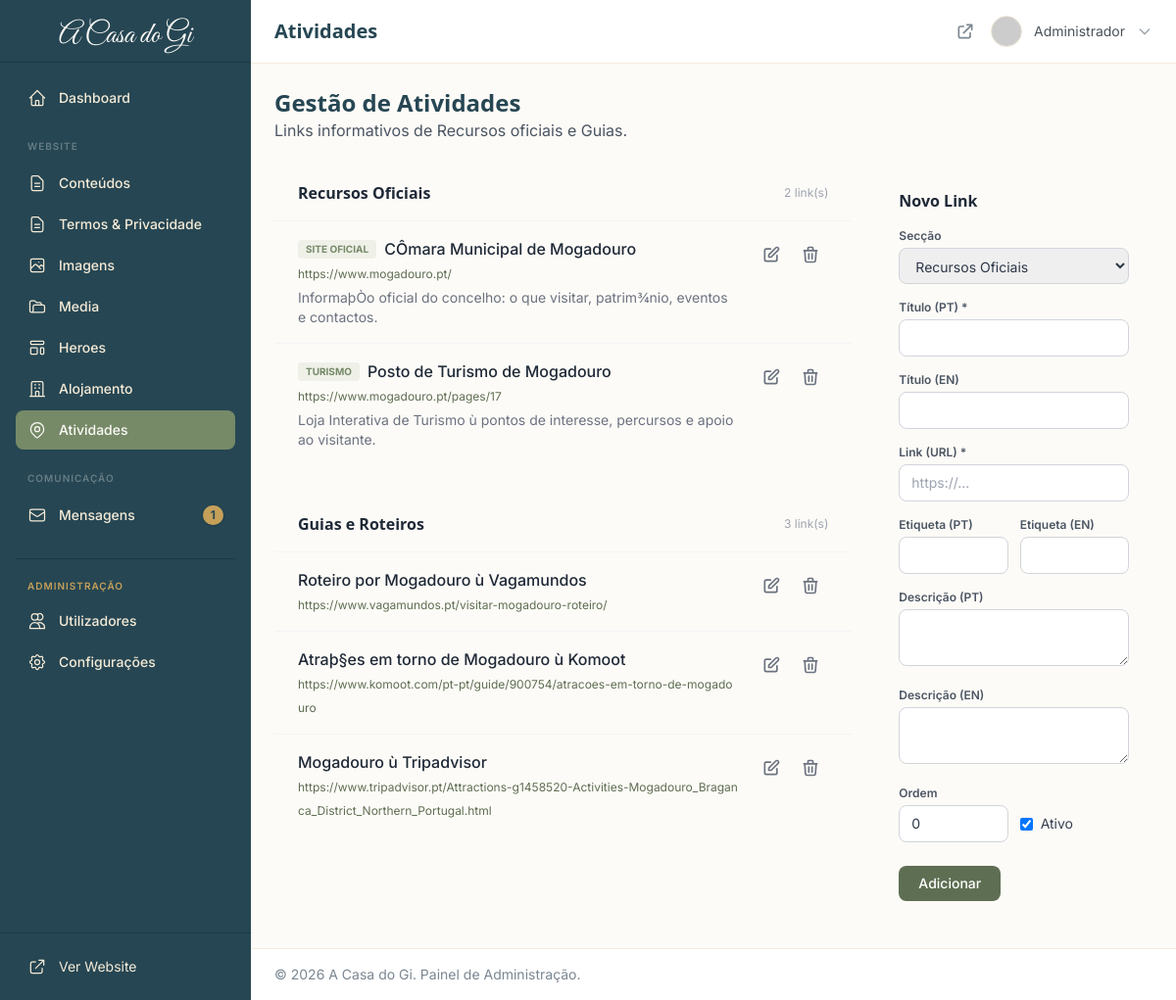
The page /admin/atividades/index.php (signed in) on the database as committed earlier.
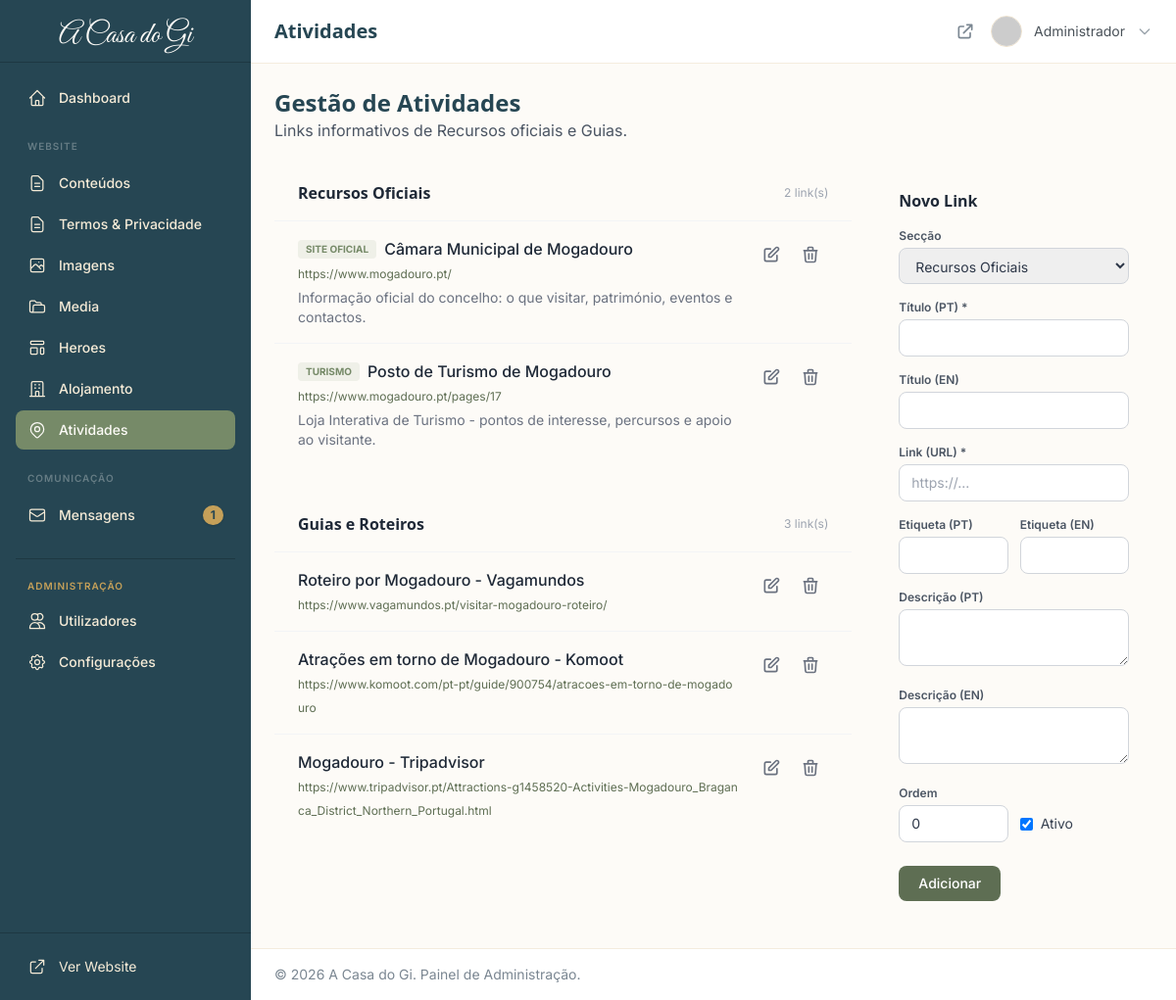
The same page on the database as committed later.
### tables this page shows
CREATE TABLE `activity_links` (
  `id` int(11) NOT NULL AUTO_INCREMENT,
  `section` varchar(50) NOT NULL DEFAULT 'official',
  `tag_pt` varchar(100) DEFAULT NULL,
  `tag_en` varchar(100) DEFAULT NULL,
  `title_pt` varchar(255) NOT NULL,
  `title_en` varchar(255) DEFAULT NULL,
  `desc_pt` text DEFAULT NULL,
  `desc_en` text DEFAULT NULL,
  `url` varchar(255) NOT NULL,
  `sort_order` int(11) DEFAULT 0,
  `is_active` tinyint(1) DEFAULT 1,
  PRIMARY KEY (`id`)
);

### includes/init.php (called while the page is built, shortened)
<?php
$config = require CONFIG_PATH . '/config.php';
require_once INCLUDES_PATH . '/functions.php';
function baseUrl(): string
{
    $scheme = 'http';
    $host = $_SERVER['HTTP_HOST'] ?? 'localhost';
    return $scheme . '://' . $host . basePath();
}
function url(string $path = ''): string
{
    $base = rtrim(baseUrl(), '/');
    $path = ltrim($path, '/');
    return $path ? "{$base}/{$path}" : $base;
}
function asset(string $path): string
{
    return url('assets/' . ltrim($path, '/'));
}

### core/Language.php (called while the page is built, shortened)
<?php
class Language
{
    private function getBasePath(): string
    {
        static $basePath = null;
        if ($basePath === null) {
            $scriptName = $_SERVER['SCRIPT_NAME'] ?? '';
            $dir = dirname($scriptName);
            $dir = str_replace('\\', '/', $dir);
            $subfolders = [
                '/admin',
                '/en',
                '/api',
                '/alojamento',
                '/loja',
                '/atividades',
                '/contactos',
                '/sobre-nos',
                '/accommodation',
                '/shop',
                '/activities',
                '/contact',
                '/about-us',
            ];
            $cutPosition = strlen($dir);
            foreach ($subfolders as $subfolder) {
                $pos = strpos($dir, $subfolder);
                if ($pos !== false && $pos < $cutPosition) {
                    $cutPosition = $pos;
                }
            }
            if ($cutPosition < strlen($dir)) {
                $dir = substr($dir, 0, $cutPosition);
            }
            $basePath = rtrim($dir, '/');
        }
        return $basePath;
    }
}

### includes/functions.php (called while the page is built, shortened)
<?php
function e(?string $string): string
{
    return htmlspecialchars($string ?? '', ENT_QUOTES, 'UTF-8');
}
function basePath(): string
{
    static $basePath = null;
    if ($basePath === null) {
        $scriptName = $_SERVER['SCRIPT_NAME'] ?? '';
        $dir = str_replace('\\', '/', dirname($scriptName));
        $subfolders = [
            '/admin',
            '/en',
            '/api',
            '/alojamento',
            '/loja',
            '/atividades',
            '/contactos',
            '/sobre-nos',
            '/accommodation',
            '/shop',
            '/activities',
            '/contact',
            '/about-us',
            '/manutencao',
            '/termos-condicoes',
            '/politica-privacidade',
        ];
        $cutPosition = strlen($dir);
        foreach ($subfolders as $subfolder) {
            $offset = 0;
            while (($pos = strpos($dir, $subfolder, $offset)) !== false) {
                $charAfter = $dir[$pos + strlen($subfolder)] ?? '';
                if ($charAfter === '' || $charAfter === '/') {
                    if ($pos < $cutPosition) {
                        $cutPosition = $pos;
                    }
                    break;
                }
                $offset = $pos + 1;
            }
        }
        if ($cutPosition < strlen($dir)) {
            $dir = substr($dir, 0, $cutPosition);
        }
        $basePath = rtrim($dir, '/');
    }
    return $basePath;
}

### core/Session.php (called while the page is built, shortened)
<?php
class Session
{
    private static bool $started = false;
    public static function start(): void
    {
        if (self::$started) {
            return;
        }
        $config = require CONFIG_PATH . '/config.php';
        self::$started = true;
    }
    public static function has(string $key): bool
    {
        return isset($_SESSION[$key]);
    }
    public static function isLoggedIn(): bool
    {
        return self::has(SESSION_USER_ID);
    }
}

### core/Auth.php (called while the page is built, shortened)
<?php
class Auth
{
    private static ?Admin $currentAdmin = null;
    public static function check(): bool
    {
        return Session::isLoggedIn();
    }
    public static function user(): ?Admin
    {
        if (self::$currentAdmin === null) {
            $adminId = Session::getAdminId();
            self::$currentAdmin = Admin::find($adminId);
        }
        return self::$currentAdmin;
    }
    public static function requireAuth(string $redirectTo = '/admin/login.php'): void
    {
        if (!self::user()) {
            Session::flash('error', 'Sessao invalida');
            redirect($redirectTo);
        }
    }
}

### admin/includes/auth-check.php (called while the page is built, shortened)
<?php
Auth::requireAuth('/admin/login.php');
$currentAdmin = Auth::user();

### core/Database.php (called while the page is built, shortened)
<?php
class Database
{
    private static ?Database $instance = null;
    private PDO $pdo;
    private array $config;
    private function __construct()
    {
        $this->config = require CONFIG_PATH . '/config.php';
    }
    public static function getInstance(): self
    {
        if (self::$instance === null) {
            self::$instance = new self();
        }
        return self::$instance;
    }
    private function connect(): void
    {
        $db = $this->config['db'];
        $dsn = sprintf(
            'mysql:host=%s;port=%d;dbname=%s;charset=%s',
            $db['host'],
            $db['port'] ?? 3306,
            $db['name'],
            $db['charset']
        );
        $options = [
            PDO::ATTR_ERRMODE => PDO::ERRMODE_EXCEPTION,
            PDO::ATTR_DEFAULT_FETCH_MODE => PDO::FETCH_ASSOC,
            PDO::ATTR_EMULATE_PREPARES => false,
            PDO::MYSQL_ATTR_INIT_COMMAND => "SET NAMES {$db['charset']}"
        ];
        try {
            $this->pdo = new PDO($dsn, $db['user'], $db['pass'], $options);
        } catch (PDOException $e) {
            if ($this->config['app']['debug']) {
                throw new \Exception('Database connection failed: ' . $e->getMessage());
            }
            throw new \Exception('Database connection failed. Please try again later.');
        }
    }
    public function query(string $sql, array $params = []): PDOStatement
    {
        $stmt = $this->pdo->prepare($sql);
        $stmt->execute($params);
        return $stmt;
    }
    public function fetch(string $sql, array $params = []): ?array
    {
        $result = $this->query($sql, $params)->fetch();
        return $result ?: null;
    }
    public function fetchAll(string $sql, array $params = []): array
    {
        return $this->query($sql, $params)->fetchAll();
    }
}

### config/config.php (called while the page is built)
<?php
return [
    'db' => [
        'host' => '127.0.0.1',
        'name' => 'acasadogi',
        'user' => 'root',
        'pass' => '',
        'charset' => 'utf8mb4',
        'port' => 3306
    ],
    'app' => [
        'name' => 'A Casa do Gi',
        'url' => 'https://monrion.cloud',
        'env' => 'production',
        'debug' => false,
        'timezone' => 'Europe/Lisbon',
        'locale' => 'pt_PT',
        'default_language' => 'pt'
    ],
    'mail' => [
        'host' => '',
        'port' => 587,
        'username' => '',
        'password' => '',
        'encryption' => 'tls',
        'from_email' => 'noreply@acasadogi.pt',
        'from_name' => 'A Casa do Gi',
        'reply_to' => 'info@acasadogi.pt'
    ],
    'security' => [
        'session_lifetime' => 1800,
        'csrf_token_lifetime' => 3600,
        'max_login_attempts' => 5,
        'lockout_duration' => 900,
        'password_min_length' => 8,
        'bcrypt_cost' => 12
    ],
    'uploads' => [
        'max_file_size' => 5 * 1024 * 1024,
        'allowed_image_types' => ['image/jpeg', 'image/png', 'image/webp', 'image/gif'],
        'path' => __DIR__ . '/../uploads'
    ]
];

### models/Model.php (called while the page is built, shortened)
<?php
abstract class Model
{
    protected static string $table = '';
    protected static string $primaryKey = 'id';
    protected array $attributes = [];
    public function setAttribute(string $key, mixed $value): void
    {
        $this->attributes[$key] = $value;
    }
    public function getAttribute(string $key): mixed
    {
        return $this->attributes[$key] ?? null;
    }
    public function __get(string $key): mixed
    {
        return $this->getAttribute($key);
    }
    public static function find(int $id): ?static
    {
        $db = Database::getInstance();
        $table = static::$table;
        $pk = static::$primaryKey;
        $row = $db->fetch("SELECT * FROM {$table} WHERE {$pk} = ?", [$id]);
        $model = new static($row);
        $model->exists = true;
        $model->original = $row;
        return $model;
    }
}

### models/Admin.php (called while the page is built, shortened)
<?php
class Admin extends Model
{
    public function getDisplayName(): string
    {
        return $this->full_name ?: $this->username;
    }
    public function getAvatarUrl(): string
    {
        $initials = '';
        $parts = explode(' ', $this->full_name);
        foreach (array_slice($parts, 0, 2) as $part) {
            $initials .= mb_substr($part, 0, 1);
        }
        return 'https://ui-avatars.com/api/?name=' . urlencode($initials) . '&background=657954&color=fff&size=128';
    }
}

### admin/atividades/index.php (the view, shortened to what the rows shown need)
<?php
require_once dirname(dirname(__DIR__)) . '/includes/init.php';
require_once dirname(__DIR__) . '/includes/auth-check.php';
$db = Database::getInstance();
$sections = ['official' => 'Recursos Oficiais', 'guide' => 'Guias e Roteiros'];
$editId = (int)($_GET['edit'] ?? 0);
$editing = $editId > 0 ? $db->fetch("SELECT * FROM activity_links WHERE id = ?", [$editId]) : null;
$links = $db->fetchAll("SELECT * FROM activity_links ORDER BY section, sort_order, id");
$grouped = ['official' => [], 'guide' => []];
foreach ($links as $l) {
    $grouped[$l['section']][] = $l;
}
$pageTitle = 'Atividades';
include dirname(__DIR__) . '/includes/header.php';
?>
<div class="flex justify-between items-center mb-2">
    <div>
        <h1 class="text-2xl font-bold text-primary">Gestão de Atividades</h1>
    </div>
</div>
<div class="grid lg:grid-cols-3 gap-6 mt-6 items-start">
    <div class="lg:col-span-2 space-y-8">
        <?php foreach ($sections as $key => $label): ?>
        <div class="admin-card">
            <div class="px-6 py-4 border-b border-gray-100 flex items-center justify-between">
                <h2 class="font-bold text-gray-800"><?= $label ?></h2>
                <span class="text-xs text-gray-400"><?= count($grouped[$key]) ?> link(s)</span>
            </div>
            <div class="divide-y divide-gray-100">
                <?php if (empty($grouped[$key])): ?>
                <p class="px-6 py-6 text-sm text-gray-500">Sem links nesta secção.</p>
                <?php else: foreach ($grouped[$key] as $l): ?>
                <div class="px-6 py-4 flex items-start justify-between gap-4">
                    <div class="min-w-0">
                        <div class="flex items-center gap-2 flex-wrap">
                            <?php if ($l['tag_pt']): ?><span class="text-[10px] uppercase font-bold text-secondary bg-secondary/10 px-2 py-0.5 rounded"><?= e($l['tag_pt']) ?></span><?php endif; ?>
                            <p class="font-medium text-gray-800"><?= e($l['title_pt']) ?></p>
                        </div>
                        <a href="<?= e($l['url']) ?>" target="_blank" rel="noopener" class="text-xs text-secondary-600 hover:underline break-all"><?= e($l['url']) ?></a>
                        <?php if ($l['desc_pt']): ?><p class="text-sm text-gray-500 mt-1"><?= e($l['desc_pt']) ?></p><?php endif; ?>
                    </div>
                    <div class="flex items-center gap-1 flex-shrink-0">
                        <a href="?edit=<?= $l['id'] ?>" class="p-2 text-gray-500 hover:text-secondary-600" title="Editar">
                            <svg class="w-5 h-5" fill="none" stroke="currentColor" viewBox="0 0 24 24"><path stroke-linecap="round" stroke-linejoin="round" stroke-width="2" d="M11 5H6a2 2 0 00-2 2v11a2 2 0 002 2h11a2 2 0 002-2v-5m-1.414-9.414a2 2 0 112.828 2.828L11.828 15H9v-2.828l8.586-8.586z"/></svg>
                        </a>
                        <form method="post" onsubmit="return confirm('Eliminar este link?');" class="inline">
                            <button type="submit" class="p-2 text-gray-500 hover:text-red-600" title="Eliminar">
                                <svg class="w-5 h-5" fill="none" stroke="currentColor" viewBox="0 0 24 24"><path stroke-linecap="round" stroke-linejoin="round" stroke-width="2" d="M19 7l-.867 12.142A2 2 0 0116.138 21H7.862a2 2 0 01-1.995-1.858L5 7m5 4v6m4-6v6m1-10V4a1 1 0 00-1-1h-4a1 1 0 00-1 1v3M4 7h16"/></svg>
                            </button>
                        </form>
                    </div>
                </div>
                <?php endforeach; endif; ?>
            </div>
        </div>
        <?php endforeach; ?>
    </div>
    <div class="admin-card p-6 lg:sticky lg:top-6">
        <h2 class="font-bold text-gray-800 mb-4"><?= $editing ? 'Editar Link' : 'Novo Link' ?></h2>
    </div>
</div>
<?php include dirname(__DIR__) . '/includes/footer.php'; ?>

### admin/includes/header.php (shortened to what the rows shown need)
<?php
$pageTitle = $pageTitle ?? 'Dashboard';
?>
<!DOCTYPE html>
<html lang="pt" class="h-full">
<head>
    <link rel="stylesheet" href="<?= asset('css/app.css') ?>?v=<?= @filemtime(ROOT_PATH . '/assets/css/app.css') ?>">
</head>
<body class="h-full bg-cream-50">
    <div class="flex h-full">
        <div class="main-content flex-1 ml-64 flex flex-col min-h-screen transition-all duration-300">
            <header class="bg-white border-b border-accent/20 sticky top-0 z-40">
                <div class="flex items-center justify-between px-6 py-4">
                    <div>
                        <h1 class="text-xl font-semibold text-primary"><?= e($pageTitle) ?></h1>
                    </div>
                    <div class="flex items-center space-x-4">
                        <div class="relative" x-data="{ open: false }">
                            <button onclick="this.nextElementSibling.classList.toggle('hidden')"
                                    data-dropdown-toggle="true"
                                    class="flex items-center space-x-3 text-sm focus:outline-none">
                                <img loading="lazy" decoding="async" src="<?= e($currentAdmin->getAvatarUrl()) ?>"
                                     alt="<?= e($currentAdmin->getDisplayName()) ?>"
                                     class="w-8 h-8 rounded-full object-cover border border-accent/30">
                                <span class="text-charcoal-700"><?= e($currentAdmin->getDisplayName()) ?></span>
                                <svg class="w-4 h-4 text-charcoal-400" fill="none" stroke="currentColor" viewBox="0 0 24 24">
                                    <path stroke-linecap="round" stroke-linejoin="round" stroke-width="2" d="M19 9l-7 7-7-7"/>
                                </svg>
                            </button>
                        </div>
                    </div>
                </div>
            </header>
            <main class="flex-1 p-6">

Rows that differ between the two databases and show on the page:
changed activity_links "https://www.mogadouro.pt/": title_pt "CÔmara Municipal de Mogadouro" → "Câmara Municipal de Mogadouro"; desc_pt "InformaþÒo oficial do concelho: o que visitar, patrim¾nio, eventos e contactos." → "Informação oficial do concelho: o que visitar, património, eventos e contactos."
changed activity_links "Posto de Turismo de Mogadouro": desc_pt "Loja Interativa de Turismo ù pontos de interesse, percursos e apoio ao visitante." → "Loja Interativa de Turismo - pontos de interesse, percursos e apoio ao visitante."
changed activity_links "https://www.vagamundos.pt/visitar-mogadouro-roteiro/": title_pt "Roteiro por Mogadouro ù Vagamundos" → "Roteiro por Mogadouro - Vagamundos"
changed activity_links "https://www.komoot.com/pt-pt/guide/900754/atracoes-em-torno-de-mogadouro": title_pt "Atraþ§es em torno de Mogadouro ù Komoot" → "Atrações em torno de Mogadouro - Komoot"
changed activity_links: title_pt "Mogadouro ù Tripadvisor" → "Mogadouro - Tripadvisor"
